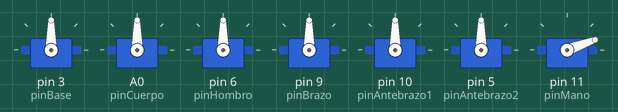
A sketch run on a simulated Arduino Uno, built with avr-gcc and run on an emulated ATmega328P. On the bench: 7 × servo.

Above: at 0.1 s.
At 1.1 s:
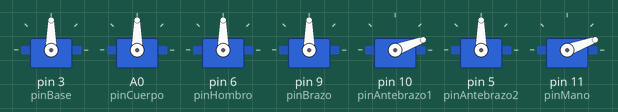
At 2.1 s:
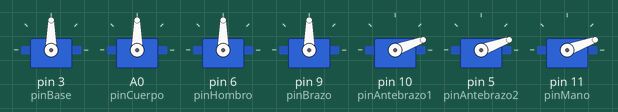
At 3.1 s:
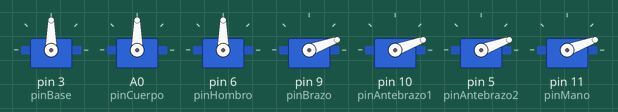
At 4.1 s:
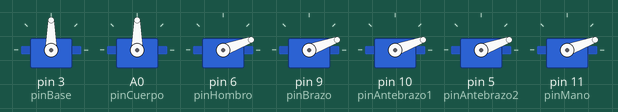
At 6.1 s:
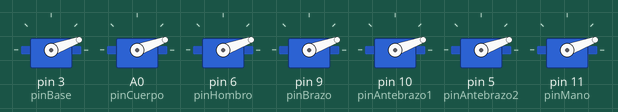
Timing chart, 0 to 7.6 s (numbered marks = the images above):
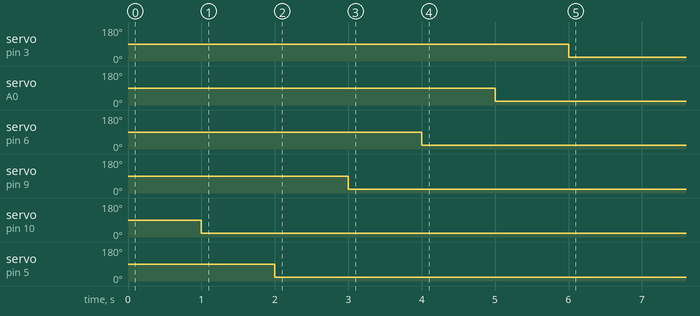

Measured:
- by itself, servo on pin 3 (pinBase): 90° → 20° at 6.0 s
- by itself, servo on A0 (pinCuerpo): 90° → 20° at 5.0 s
- by itself, servo on pin 6 (pinHombro): 90° → 20° at 4.0 s
- by itself, servo on pin 9 (pinBrazo): 90° → 20° at 3.0 s
- by itself, servo on pin 10 (pinAntebrazo1): 90° → 20° at 1.0 s
- by itself, servo on pin 5 (pinAntebrazo2): 90° → 20° at 2.0 s

The sketch:

Arduino_Brazo1__1_.ino
```cpp
#include <Servo.h>

// Crear una instancia para cada servo
Servo servoBase;
Servo servoCuerpo;
Servo servoHombro;
Servo servoBrazo;
Servo servoAntebrazo1;
Servo servoAntebrazo2;
Servo servoMano;

// Pines a los que está conectado cada servo
const int pinBase = 3;
const int pinCuerpo = A0;
const int pinHombro = 6;
const int pinBrazo = 9;
const int pinAntebrazo1 = 10;
const int pinAntebrazo2 = 5;
const int pinMano = 11;


void setup() {
  // Asignar cada servo a su pin correspondiente
  servoBase.attach(pinBase);
  servoCuerpo.attach(pinCuerpo);
  servoHombro.attach(pinHombro);
  servoBrazo.attach(pinBrazo);
  servoAntebrazo1.attach(pinAntebrazo1);
  servoAntebrazo2.attach(pinAntebrazo2);
  servoMano.attach(pinMano);


}

void moverMano(int mano)
{
    servoMano.write(mano);
}
void moverHombro(int hombro)
{
    servoHombro.write(hombro);
}
void moverBase(int base)
{
    servoBase.write(base);
}
void moverBrazo(int Brazo)
{
    servoBrazo.write(Brazo);
}
void moverAntebrazo1(int Antebrazo1)
{
    servoAntebrazo1.write(Antebrazo1);
}
void moverAntebrazo2(int Antebrazo2)
{
    servoAntebrazo2.write(Antebrazo2);
}
void moverCuerpo(int Cuerpo)
{
    servoCuerpo.write(Cuerpo);
}


void moverBrazo(int base, int cuerpo, int hombro, int brazo, int antebrazo1, int antebrazo2, int mano) {

  servoBase.write(base);
  servoCuerpo.write(cuerpo);
  servoHombro.write(hombro);
  servoBrazo.write(brazo);
  servoAntebrazo1.write(antebrazo1);
  servoAntebrazo2.write(antebrazo2);
  servoMano.write(mano);
}

void loop() {

  moverMano(20);
  delay(1000);

  moverAntebrazo1(20);
  delay(1000);

  moverAntebrazo2(20);
  delay(1000);

  moverBrazo(20);
  delay(1000);

  moverHombro(20);
  delay(1000);

  moverCuerpo(20);
  delay(1000);

  moverBase(20);
  delay(1000);


}
```
